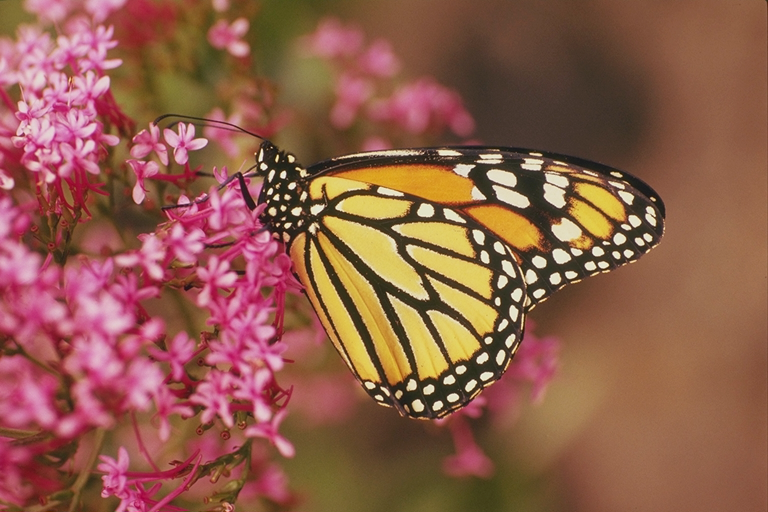
#> input picture assignment-1/src/monarch.png, 768 x 512 px
$ python guided_upsample.py monarch.png
#> lines starting #> are read from the running program, lines starting #| are printed output that depends on the picture
import numpy as np
import matplotlib.pyplot as plt
import matplotlib
import sys
import time

from skimage import io
from skimage.transform import resize
from skimage.color import rgb2gray
from scipy.ndimage.filters import *

def compute_psnr(img1, img2):
    """
      @param: img1 first input Image
      @param: img2 second input Image

      @return: Peak signal-to-noise ratio between the first and second image
    """

    # Compute mse
    img1 = img1.astype(np.float64) / 255.0
    img2 = img2.astype(np.float64) / 255.0

    mse = np.mean((img1 - img2) ** 2)
    if mse == 0:
        return np.inf

    maxValue = 1.0
    return 10 * np.log2(maxValue / mse)


def compute_mean(image, filter_size):
    """
      For each pixel in the image image consider a window of size
      filter_size x filter_size around the pixel and compute the mean
      of this window.

      @return: image containing the mean for each pixel
    """

    # Add padding to complete image
    radius = (filter_size - 1) // 2
    image_padded = np.pad(image, ((radius, radius), (radius, radius)), 'symmetric')

    # Build the sliding window
    cimgs = []

    for fi in range(filter_size):
        for fj in range(filter_size):

            if -(filter_size - fi) + 1 == 0 and -(filter_size - fj) + 1 == 0:
                cimg = image_padded[fi:, fj:]
            elif -(filter_size - fi) + 1 == 0:
                cimg = image_padded[fi:, fj: -(filter_size - fj) + 1]
            elif -(filter_size - fj) + 1 == 0:
                cimg = image_padded[fi: -(filter_size - fi) + 1, fj:]
            else:
                cimg = image_padded[fi: -(filter_size - fi) + 1, fj: -(filter_size - fj) + 1]

            cimgs.append(cimg)

    # Convert list of images to 3D array
    cimgs_as_array = np.asarray(cimgs)

    # Perform mean for each channel and merge
    image_mean = np.mean(cimgs_as_array, axis=0)

    return image_mean


def compute_variance(image, filter_size):
    """
      For each pixel in the image image consider a window of size
      filter_size x filter_size around the pixel and compute the variance
      of this window.

      @return: image containing the variance (\sigma^2) for each pixel
    """

    # Add padding to complete image
    radius = (filter_size - 1) // 2
    img = np.pad(image, ((radius, radius), (radius, radius)), 'symmetric')

    # Build the sliding windows
    cimgs = []

    for fi in range(filter_size):
        for fj in range(filter_size):
            if -(filter_size - fi) + 1 == 0 and -(filter_size - fj) + 1 == 0:
                cimg = img[fi:, fj:]
            elif -(filter_size - fi) + 1 == 0:
                cimg = img[fi:, fj: -(filter_size - fj) + 1]
            elif -(filter_size - fj) + 1 == 0:
                cimg = img[fi: -(filter_size - fi) + 1, fj:]
            else:
                cimg = img[fi: -(filter_size - fi) + 1, fj: -(filter_size - fj) + 1]

            cimgs.append(cimg)

    # Convert list of images to 3D array
    cimgs_as_array = np.asarray(cimgs)

    # Perform var for each channel and merge
    image_var = np.var(cimgs_as_array, axis=0)

    return image_var


def compute_a(F, I, m, mu, variance, filter_size, epsilon):
    """
      Compute the intermediate result 'a' as described in the task (equation 4)

      @param: F input image
      @param: I guidance image
      @param: m mean of input image
      @param: mu mean of guidance image
      @param: variance of guidance image
      @param: filter_size
      @param: epsilon smoothing parameter

      @return: image containing a_k for each pixel
    """

    # Add padding to complete images
    radius = (filter_size - 1) // 2
    I_padded = np.pad(I, ((radius, radius), (radius, radius)), 'symmetric')
    F_padded = np.pad(F, ((radius, radius), (radius, radius)), 'symmetric')

    # Build the windows for each channel and jointly multiply F by I
    cimgs = []

    for fi in range(filter_size):
        for fj in range(filter_size):

            if -(filter_size - fi) + 1 == 0 and -(filter_size - fj) + 1 == 0:
                cimg = F_padded[fi:, fj:] * I_padded[fi:, fj:]
            elif -(filter_size - fi) + 1 == 0:
                cimg = F_padded[fi:, fj: -(filter_size - fj) + 1] * I_padded[fi:, fj: -(filter_size - fj) + 1]
            elif -(filter_size - fj) + 1 == 0:
                cimg = F_padded[fi: -(filter_size - fi) + 1, fj:] * I_padded[fi: -(filter_size - fi) + 1, fj:]
            else:
                cimg = F_padded[fi: -(filter_size - fi) + 1, fj: -(filter_size - fj) + 1] * I_padded[fi: -(filter_size - fi) + 1,fj: -(filter_size - fj) + 1]

            cimgs.append(cimg)

    # Convert list of images to 3D array
    cimgs_as_array = np.asarray(cimgs)

    # Perform mean for the F*I channels and merge
    mean_fi = np.mean(cimgs_as_array, axis=0)

    # Compute a
    a = (mean_fi - m * mu) / (variance + epsilon)

    return a


def compute_b(m, a, mu):
    """
      Compute the intermediate result 'b' as described in the task (equation 5)

      @param: m mean of input image
      @param: a
      @param: mu mean of guidance image

      @return: image containing b_k for each pixel
    """

    # Use the formula in the pdf
    b = m - a * mu

    return b


def compute_q(mean_a, mean_b, I):
    """
      Compute the final filtered result 'q' as described in the task (equation 6)
      @return: filtered image
    """

    # Use the formula in the pdf
    q = mean_a * I + mean_b
    q = np.clip(q, 0.0, 1.0)

    return q


def calculate_guided_image_filter(input_img, guidance_img, filter_size, epsilon):
    """
      Apply the guided filter to an image

      @param: input_img Image to be filtered
      @param: guidance_img Image used as guidance
      @param: filter_size
      @param: epsilon Smoothing parameter

      @returns:
        a_mean: the mean value of a according to (6)
        b_mean: the mean value of b according to (6)
        q: filtered image
    """

    # Operations on guidance image
    guidance_img_mean = compute_mean(guidance_img, filter_size)
    guidance_img_var = compute_variance(guidance_img, filter_size)

    # Operations of input image
    input_img_mean = compute_mean(input_img, filter_size)

    # Compute a and and b
    a = compute_a(input_img, guidance_img, input_img_mean, guidance_img_mean, guidance_img_var, filter_size, epsilon)
    b = compute_b(input_img_mean, a, guidance_img_mean)

    # Compute mean of a and b
    a_mean = compute_mean(a, filter_size)
    b_mean = compute_mean(b, filter_size)

    # Compute final filtered image q and normalize
    q = compute_q(a_mean, b_mean, input_img)

    return a_mean, b_mean, q


def guided_upsampling(input_img, guidance_img, filter_size, epsilon):
    """
      Perform an upsampling of a lower res color image using a higher res grayscale guidance image

      @param: input_img The image to be upsampled
      @param: guidance_img The upsampled version of the same image but grayscale
      @param: filter_size
      @param: epsilon The smoothing factor of the guided filter

      @returns:
        a_mean: the mean value of a according to (6)
        b_mean: the mean value of b according to (6)
        upsampled_img A higher resolution version of the input image, with the resolution of the guidance image
    """

    # Filter the image using the guidance image
    if input_img.ndim == 2:
        a_mean, b_mean, upsampled_img = calculate_guided_image_filter(input_img, guidance_img, filter_size, epsilon)
    else:
        a_mean_r, b_mean_r, upsampled_img_r = calculate_guided_image_filter(input_img[:, :, 0], guidance_img, filter_size, epsilon)
        a_mean_g, b_mean_g, upsampled_img_g = calculate_guided_image_filter(input_img[:, :, 1], guidance_img, filter_size, epsilon)
        a_mean_b, b_mean_b, upsampled_img_b = calculate_guided_image_filter(input_img[:, :, 2], guidance_img, filter_size, epsilon)
        a_mean = np.dstack((a_mean_r, a_mean_g, a_mean_b))
        b_mean = np.dstack((b_mean_r, b_mean_g, b_mean_b))
        upsampled_img = np.dstack((upsampled_img_r, upsampled_img_g, upsampled_img_b))

    return a_mean, b_mean, upsampled_img


def prepare_imgs(input_filename, downsample_ratio):
    """
      Prepare the images for the guided upsample filtering

      @param: input_filename Filename of the input image
      @param: upsample_ratio ratio between the filter input resolution and the guidance image resolution

      @returns:
        input_img: the input image of the filter
        guidance_img: the guidance image of the filter
        reference_img: the high resolution reference image, this should only be used for calculation of the PSNR and plots for comparison
    """
#> called with input_filename = 'monarch.png', downsample_ratio = 3

    # Load original image
    initial_img = io.imread(input_filename, as_gray=False)
#> initial_img is the input picture: shape (512, 768, 3); mean R, G, B 143.5, 93, 75

    # Calculate grayscale for guidance image
    guidance_img = rgb2gray(initial_img)

    # Downsample original image
    input_img = resize(initial_img, (initial_img.shape[0] // downsample_ratio, initial_img.shape[1] // downsample_ratio), anti_aliasing=True)
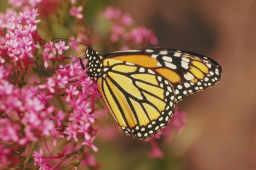
#> input_img: shape (170, 256, 3) float64; mean R, G, B 0.563, 0.365, 0.294

    return input_img, guidance_img, initial_img


def plot_result(input_img, guidance_img, filtered_img):

    # Prepare the figure
    fig, axes = plt.subplots(nrows=1, ncols=3)

    ax = axes.ravel()
    ax[0].imshow(input_img)
    ax[1].imshow(guidance_img, cmap='gray')
    ax[2].imshow(filtered_img)

    ax[0].set_title("Input image")
    ax[1].set_title("Guidance image")
    ax[2].set_title("Upsampled image")

    plt.tight_layout()
    plt.show()

    return


def approach_1(input_img, guidance_img, filter_size, epsilon):

#> called with filter_size = 3, epsilon = 1
    upsample_size = (guidance_img.shape[0], guidance_img.shape[1])
#> upsample_size = (512, 768)
    a_mean_1, b_mean_1, filtered_img_1 = guided_upsampling(resize(input_img, upsample_size), guidance_img, filter_size, epsilon)
#> after the loop in compute_mean, `for fi in range(filter_size):`: cimgs = 9 items
#> in compute_mean (call 10), `image_padded = np.pad(image, ((radius, radius), (radius, radius)), 'sy..`:
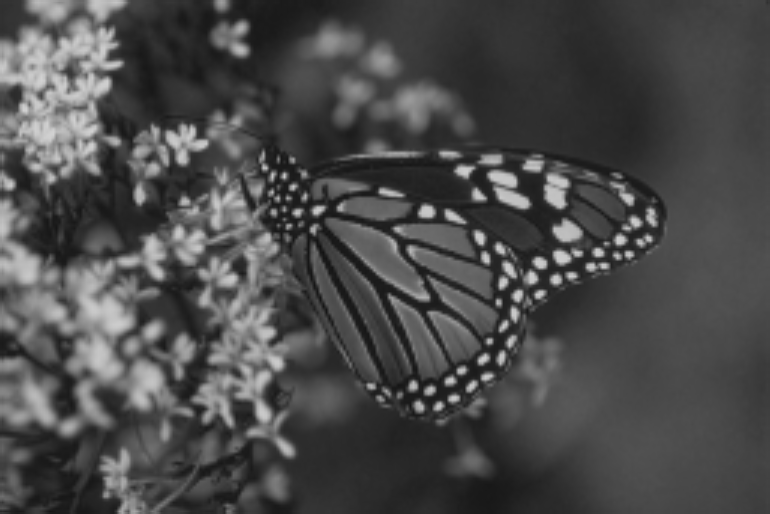
#> image_padded: shape (514, 770) float64; min 0.072, max 0.827, mean 0.294
#> call 3 of compute_a, with filter_size = 3, epsilon = 1
#> in compute_a (call 3), `mean_fi = np.mean(cimgs_as_array, axis=0)`:
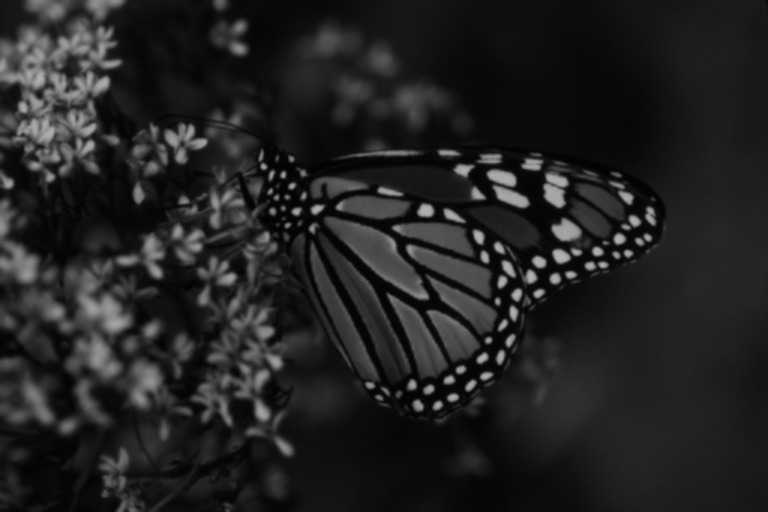
#> mean_fi: shape (512, 768) float64; min 0.0114, max 0.703, mean 0.136
#> in guided_upsampling, `a_mean = np.dstack((a_mean_r, a_mean_g, a_mean_b))`:
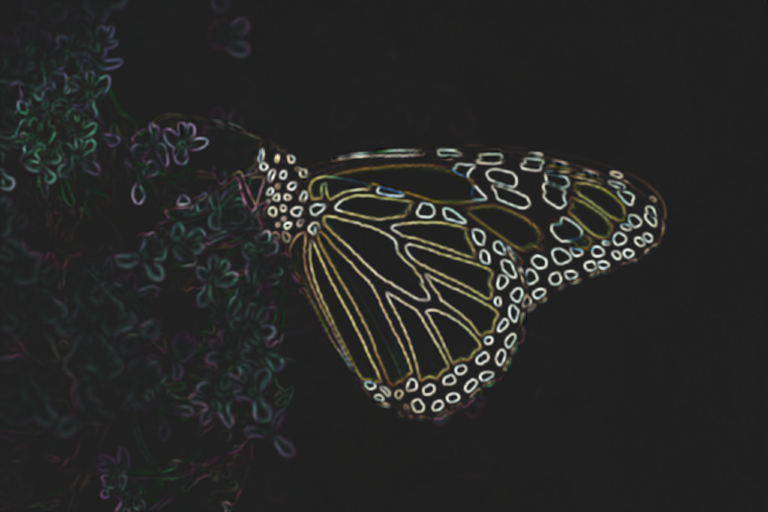
#> a_mean: shape (512, 768, 3) float64; mean of channels 0, 1, 2 0.000972, 0.00102, 0.000849; drawn with min black and max white

    return filtered_img_1


def approach_2(input_img, guidance_img, filter_size, epsilon):

#> called with filter_size = 3, epsilon = 1
    downsample_size = (input_img.shape[0], input_img.shape[1])
#> downsample_size = (170, 256)
    a_mean_2, b_mean_2, filtered_img_2 = guided_upsampling(input_img, resize(guidance_img, downsample_size), filter_size, epsilon)
#> in compute_mean (call 13), `image_mean = np.mean(cimgs_as_array, axis=0)`:
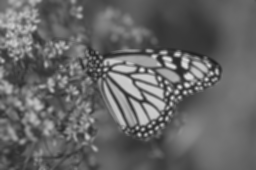
#> image_mean: shape (170, 256) float64; min 0.127, max 0.873, mean 0.402
#> call 4 of compute_variance, with filter_size = 3
#> in compute_variance (call 4), `image_var = np.var(cimgs_as_array, axis=0)`:
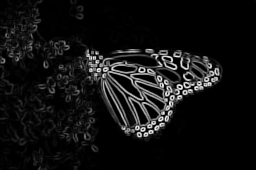
#> image_var: shape (170, 256) float64; min 1.78e-07, max 0.0827, mean 0.00577; drawn with min black and max white
#> in compute_mean (call 14), `image_padded = np.pad(image, ((radius, radius), (radius, radius)), 'sy..`:
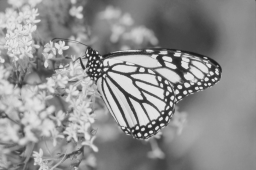
#> image: shape (170, 256) float64; min 0.112, max 0.903, mean 0.563

    a_mean_2_resized = resize(a_mean_2, guidance_img.shape)
    b_mean_2_resized = resize(b_mean_2, guidance_img.shape)
    filtered_img_2_r = compute_q(a_mean_2_resized[:, :, 0], b_mean_2_resized[:, :, 0], guidance_img)
    filtered_img_2_g = compute_q(a_mean_2_resized[:, :, 1], b_mean_2_resized[:, :, 1], guidance_img)
    filtered_img_2_b = compute_q(a_mean_2_resized[:, :, 2], b_mean_2_resized[:, :, 2], guidance_img)
    filtered_img_2 = np.dstack((filtered_img_2_r, filtered_img_2_g, filtered_img_2_b))

    return filtered_img_2

# [84 lines left out: function test_suite, not called in this run]


if __name__ == "__main__":

    # If no parameters then run complete test suite
    if len(sys.argv) != 2:
        print('Running test suite...')
        test_suite()
        exit(0)

    # Set some default parameters
    start_time = time.time()
    half_size = 3
    downsample_ratio = 3
    filter_size = 3
    epsilon = 1
    input_filename = sys.argv[1]

    # Prepare Images
    input_img, guidance_img, initial_img = prepare_imgs(input_filename, downsample_ratio)

    # Perform Guided Upsampling

    # Approach (1):
    filtered_img_1 = approach_1(input_img, guidance_img, filter_size, epsilon)

    # Approach (2):
    filtered_img_2 = approach_2(input_img, guidance_img, filter_size, epsilon)

    # Calculate PSNR
    psnr_filtered_1 = compute_psnr(filtered_img_1, initial_img)
#> in compute_psnr, `mse = np.mean((img1 - img2) ** 2)`: mse = 0.208
#> psnr_filtered_1 = 22.67
    psnr_filtered_2 = compute_psnr(filtered_img_2, initial_img)
#> psnr_filtered_2 = 22.67
    psnr_upsampled_1 = compute_psnr(resize(input_img, (guidance_img.shape[0], guidance_img.shape[1])).astype(np.float32), initial_img)
#> psnr_upsampled_1 = 22.67
    psnr_upsampled_2 = compute_psnr(resize(input_img, (guidance_img.shape[0], guidance_img.shape[1])).astype(np.float32), initial_img)
#> psnr_upsampled_2 = 22.67

    # Print information
    print('Runtime: {} - [Approach 1: PSNR filtered: {:.4f} - PSNR upsampled: {:.4f}] [Approach 2: PSNR filtered: {:.4f} - PSNR upsampled: {:.4f}]'.format(time.time() - start_time, psnr_filtered_2, psnr_upsampled_2, psnr_filtered_1, psnr_upsampled_1))

    # Plot result
    plot_result(input_img, guidance_img, filtered_img_1)
    plot_result(input_img, guidance_img, filtered_img_2)
